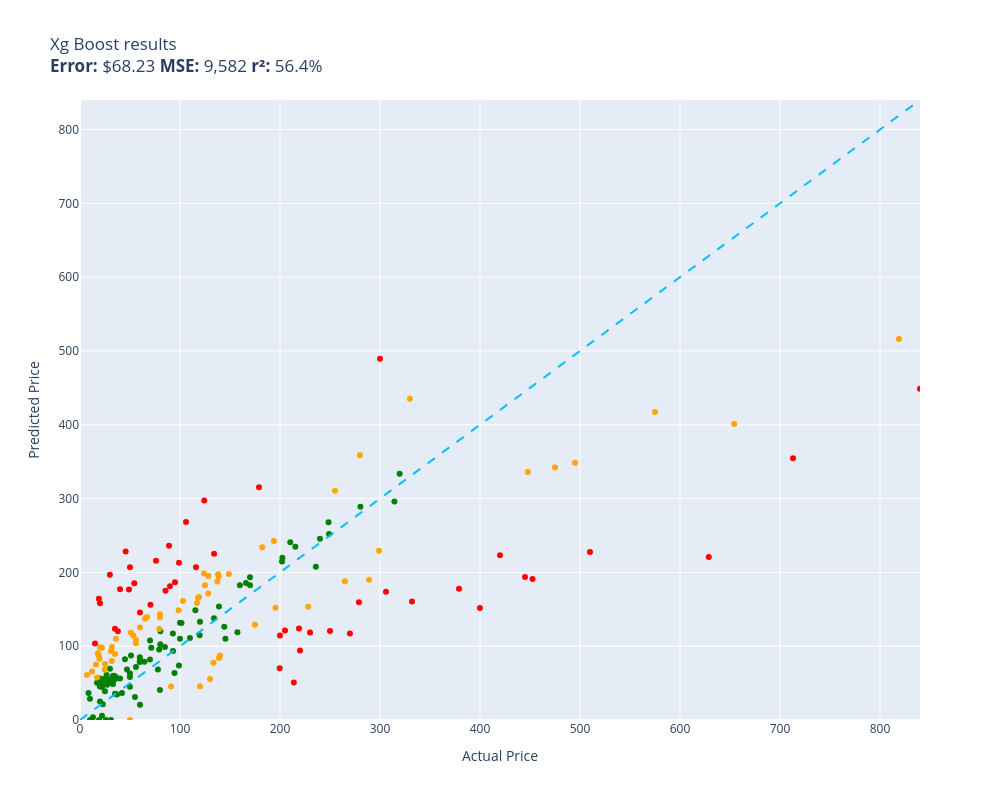

Notebook code cell kept with this figure:
### Code cell
evaluate(xg_boost, test)

### Figure 1 — Plotly figure (JSON) as saved in the notebook; plotly's stock layout.template omitted (floating-point values rounded to 4 significant figures)
{"data": [{"customdata": [["Old Blood Noise Excess V2 Distortion Cho...\nGuess=$123.96 Actual=$219.00"], ["telpo Headlight Assembly Fit For 15 Camr...\nGuess=$207.04 Actual=$115.99"], ["Stand for Raven Pro Document Scanner - P...\nGuess=$196.77 Actual=$29.85"], ["RBC12-UPC Replacement Battery Cartridge ...\nGuess=$118.49 Actual=$229.99"], ["Bam France 2002XL Contoured Hightech Bla...\nGuess=$354.50 Actual=$713.00"], ["Metabo HPT 36V MultiVolt™ Cordless Rotar...\nGuess=$177.80 Actual=$379.00"], ["46mm Digital Pro High-Resolution Close-U...\nGuess=$158.13 Actual=$19.99"], ["Innovative Percussion CB-6 Chamois Bass ...\nGuess=$185.24 Actual=$54.32"], ["Bam Trekking 3027SB Single Black Clarine...\nGuess=$160.59 Actual=$332.00"], ["DEWALT 20V MAX* XR Impact Driver with Bl...\nGuess=$190.97 Actual=$452.53"], ["Deco Mount Pro Tripod Microphone Stand w...\nGuess=$145.58 Actual=$59.95"], ["Travelpro Platinum Elite Slim Business L...\nGuess=$50.80 Actual=$213.83"], ["Southwire 120V/15A Right Angle User Atta...\nGuess=$120.25 Actual=$37.87"], ["JRready ST6313 DT Deutsch Connector Kit,...\nGuess=$70.03 Actual=$199.68"], ["Dakota Alert MURS Alert Probe Sensor - M...\nGuess=$94.13 Actual=$219.99"], ["Diversitech WG840585 Motor, (Ddb) 1/3Hp,...\nGuess=$225.27 Actual=$134.12"], ["MC: Pindicator (Dual Intensity Amber)\nGuess=$177.07 Actual=$40.00"], ["Poison Spyder 10-08-020 Rocker Knocker\nGuess=$220.79 Actual=$628.76"], ["DIMARZIO 204284 DP 163FBK Blues Bucker G...\nGuess=$181.31 Actual=$89.99"], ["Lighted Triangle Mirror Cabinet Bathroom...\nGuess=$193.87 Actual=$445.00"], ["BESTILL Wall Mounted Shower Faucet Set, ...\nGuess=$215.68 Actual=$76.00"], ["Engine Thermostat, Replace 19301-PAA-306...\nGuess=$164.25 Actual=$18.89"], ["Dell Optiplex 390 Desktop Computer i3 3....\nGuess=$297.28 Actual=$124.27"], ["Kingston Brass KS269SN Kingston Clawfoot...\nGuess=$173.80 Actual=$305.99"], ["KOHLER K-1185540-CP Assembly-Slider\nGuess=$228.30 Actual=$45.67"], ["Trim Kit for 2-handle Shower & Tub Valve...\nGuess=$186.46 Actual=$94.99"], ["Aeromotive 13304 Regulator, X1 Adjustabl...\nGuess=$117.06 Actual=$269.95"], ["Canon Sure Shot 90u 35mm Date Camera\nGuess=$151.60 Actual=$399.89"], ["CradlePoint Compact Broadband Router (CB...\nGuess=$236.16 Actual=$89.00"], ["Pyle Wireless Rear View Backup Camera - ...\nGuess=$156.16 Actual=$70.45"], ["Universal Power Group 12V 100Ah Sealed L...\nGuess=$114.40 Actual=$199.99"], ["Auertech Portable Washing Machine, 14lbs...\nGuess=$213.15 Actual=$98.99"], ["18 Inch White Undermount Kitchen Sink - ...\nGuess=$315.38 Actual=$179.00"], ["ECCPP Power Steering Pump for 2009-2010 ...\nGuess=$175.25 Actual=$85.48"], ["Raspberry Pi 3 Model B+ Aluminum Case Me...\nGuess=$103.70 Actual=$14.99"], ["SP Air Corporation SP-8102BU 1/4-Inch He...\nGuess=$121.17 Actual=$204.99"], ["Music Hall pa15.3 MM/MC Phono Preamplifi...\nGuess=$120.50 Actual=$250.00"], ["Competition Clutch Disc and Pressure Pla...\nGuess=$227.69 Actual=$510.00"], ["KUNFINE Android Radio CarPlay & Android ...\nGuess=$268.32 Actual=$106.00"], ["VIPMOTOZ Sequential Turn Signal Premium ...\nGuess=$159.67 Actual=$278.94"], ["A-Premium Front Suspension Steering Knuc...\nGuess=$176.82 Actual=$48.99"], ["Dell XPS 13 9343-2727SLV 13.3\" Full HD S...\nGuess=$448.84 Actual=$839.99"], ["Pacific Drums PDCM1618TTRB 16 x 18 Inche...\nGuess=$223.05 Actual=$419.99"], ["HP Laserjet 2100 Laser Printer W/Test Pr...\nGuess=$489.39 Actual=$299.98"], ["Viola Bow 4/4 Full Size Carbon Fiber (Bl...\nGuess=$206.80 Actual=$49.99"], ["Jada Toys Ryan's World Combo Panda Airli...\nGuess=$123.48 Actual=$34.94"]], "hovertemplate": "%{customdata[0]}<extra></extra>", "legendgroup": "red", "marker": {"color": "red", "size": 6, "symbol": "circle"}, "mode": "markers", "name": "red", "orientation": "v", "showlegend": true, "type": "scatter", "x": [219.0, 116.0, 29.85, 230.0, 713.0, 379.0, 19.99, 54.32, 332.0, 452.5, 59.95, 213.8, 37.87, 199.7, 220.0, 134.1, 40.0, 628.8, 89.99, 445.0, 76.0, 18.89, 124.3, 306.0, 45.67, 94.99, 269.9, 399.9, 89.0, 70.45, 200.0, 98.99, 179.0, 85.48, 14.99, 205.0, 250.0, 510.0, 106.0, 278.9, 48.99, 840.0, 420.0, 300.0, 49.99, 34.94], "xaxis": "x", "y": [124.0, 207.0, 196.8, 118.5, 354.5, 177.8, 158.1, 185.2, 160.6, 191.0, 145.6, 50.8, 120.3, 70.03, 94.13, 225.3, 177.1, 220.8, 181.3, 193.9, 215.7, 164.3, 297.3, 173.8, 228.3, 186.5, 117.1, 151.6, 236.2, 156.2, 114.4, 213.2, 315.4, 175.2, 103.7, 121.2, 120.5, 227.7, 268.3, 159.7, 176.8, 448.8, 223.1, 489.4, 206.8, 123.5], "yaxis": "y"}, {"customdata": [["NewPower99 Battery Kit for Samsung Galax...\nGuess=$31.19 Actual=$54.95"], ["EXMAX NG-10X Fresnel Lens Focusing Adapt...\nGuess=$82.13 Actual=$69.98"], ["SuppliesOutlet Compatible Toner Cartridg...\nGuess=$126.45 Actual=$144.29"], ["ACDelco GM Original Equipment FW339 Fron...\nGuess=$234.84 Actual=$215.33"], ["8544771 Dryer Heating Element, 279816 Th...\nGuess=$57.26 Actual=$35.74"], ["Panasonic KX-TG6511B DECT 6.0 PLUS Expan...\nGuess=$95.41 Actual=$79.20"], ["LOVE MEI Galaxy S10 Lite Case, Military ...\nGuess=$48.88 Actual=$32.98"], ["LD Products Compatible Toner Cartridge R...\nGuess=$62.89 Actual=$49.98"], ["APS iBoard 6-inch Aluminum (Black Powder...\nGuess=$240.82 Actual=$210.23"], ["Intermatic PX300 12V 300W Transformer wi...\nGuess=$137.69 Actual=$134.00"], ["HK SYSTEMS 13\" Heavy Duty Black \"Push\" O...\nGuess=$98.86 Actual=$84.95"], ["June Garden 12\" Sweet Dolly Charlotte - ...\nGuess=$55.15 Actual=$19.99"], ["Clementoni 39132.5 Jigsaw Puzzle 1,000 P...\nGuess=$40.73 Actual=$79.95"], ["GanFindX Portable Car Hand Controls for ...\nGuess=$182.43 Actual=$159.90"], ["KOMPUTERBAY 4GB 2X 2GB DDR2 1066MHz PC2-...\nGuess=$102.53 Actual=$80.34"], ["Scranton & Co 3 Drawer Mobile File Cabin...\nGuess=$148.75 Actual=$115.35"], ["Evergreen HSHB2005 Cylinder Head Gasket ...\nGuess=$78.44 Actual=$59.69"], ["DALDED LED Light Kit for Lego Sonic Gree...\nGuess=$56.11 Actual=$24.99"], ["Wenger City Upgrade Laptop Backpack with...\nGuess=$110.01 Actual=$145.42"], ["AUTOFREE LED Tail Lights Assembly Compat...\nGuess=$214.87 Actual=$201.99"], ["Adams Check Payment and Deposit Register...\nGuess=$58.73 Actual=$35.49"], ["Fjallraven, Kanken Laptop 15\" Backpack f...\nGuess=$114.82 Actual=$119.65"], ["Evan-Fischer Front Bumper Cover Compatib...\nGuess=$219.68 Actual=$202.38"], ["Laisomeke Waterproof Junction Box, Unive...\nGuess=$0.00 Actual=$11.99"], ["Sumerain S1339CM Double Handle Widesprea...\nGuess=$207.48 Actual=$235.86"], ["Webcem Solar Shed Light Outdoor Indoor, ...\nGuess=$68.33 Actual=$77.96"], ["Western Digital Enterprise RE4-GP 2TB SA...\nGuess=$110.94 Actual=$109.95"], ["VLAND LED Smoked Taillights Compatible F...\nGuess=$245.51 Actual=$239.99"], ["Tablet PC Cover Compatible with Lenovo T...\nGuess=$49.76 Actual=$31.61"], ["Ultra Duster Canned Air Net 10 Oz 6-Pack\nGuess=$58.38 Actual=$49.90"], ["IQShield Screen Protector Compatible wit...\nGuess=$28.74 Actual=$9.95"], ["Liberty Imports 12 Pack: US Military Toy...\nGuess=$50.60 Actual=$16.98"], ["Ceramic Talavera Mexican Tile 4x4\", 9 Pi...\nGuess=$69.38 Actual=$29.95"], ["Marvel Legends Series X-Men 6-Inch Archa...\nGuess=$73.71 Actual=$98.95"], ["Intrepid International Dressage Letters-...\nGuess=$47.73 Actual=$26.99"], ["EMART Photography C Stand with Boom Arm,...\nGuess=$133.17 Actual=$119.99"], ["KUNN Small Electrician Tool Pouch Utilit...\nGuess=$44.69 Actual=$21.99"], ["iPhone 12/12 Pro Nicaragua Guardabarranc...\nGuess=$56.23 Actual=$19.97"], ["Replacement Remote Control for PANASONIC...\nGuess=$55.10 Actual=$34.95"], ["KS K-STORM Replacement Silicone Mushroom...\nGuess=$36.56 Actual=$8.50"], ["LSSAGOON Backpack for Women Teen Kids Gi...\nGuess=$59.91 Actual=$33.99"], ["Grey Pneumatic 1311SD Impact Socket Set\nGuess=$118.73 Actual=$157.43"], ["4LT LUMINETTE Vanity Opal GLS BSN\nGuess=$131.76 Actual=$99.99"], ["GE RPWF SmartWater Comparable Refrigerat...\nGuess=$34.45 Actual=$36.99"], ["MGP Caliper Covers 39011SACURD Red Powde...\nGuess=$252.10 Actual=$249.00"], ["NewFantasia Replacement Audio Cable with...\nGuess=$0.00 Actual=$31.00"], ["MONOCARBON Forged Carbon Fiber Case for ...\nGuess=$20.65 Actual=$59.99"], ["AC Compressor & A/C Kit For BMW 335i 335...\nGuess=$296.17 Actual=$314.41"], ["Ibanez M510OVS Acoustic Mandolin in Vint...\nGuess=$193.48 Actual=$169.99"], ["Chalkboard Name Badges with Magnetic Bac...\nGuess=$45.32 Actual=$19.95"], ["Cardone 84-58642 New HEI Electronic Dist...\nGuess=$185.63 Actual=$165.99"], ["Hp Pavilion P7-1257c Motherboard Aahd3-h...\nGuess=$85.14 Actual=$59.86"], ["Kastar Battery Pack Replacement for Sony...\nGuess=$24.99 Actual=$19.99"], ["New Replacement seat cover fits Yamaha M...\nGuess=$153.73 Actual=$138.95"], ["Amana Tool - SC587 Carbide Tipped 3-Wing...\nGuess=$97.92 Actual=$71.23"], ["AZX Stylus Pencil for Apple iPad Pro 202...\nGuess=$54.14 Actual=$29.99"], ["Skullcandy Hesh Evo Bluetooth Headphones...\nGuess=$107.68 Actual=$69.99"], ["LCD Screen for Dell Inspiron 17R 17.3\" H...\nGuess=$79.08 Actual=$64.37"], ["Diversitech UC2436-3 Ultralite Condenser...\nGuess=$120.21 Actual=$80.39"], ["200 ' feet True 14 Gauge AWG CCA Speaker...\nGuess=$82.40 Actual=$44.95"], ["200 Couples Conversation Cards - Enjoy B...\nGuess=$59.52 Actual=$32.97"], ["The Puppet Company - Carpet-Unicorn, Whi...\nGuess=$0.00 Actual=$19.00"], ["KYX Racing Hardened Steel Center Drive S...\nGuess=$68.58 Actual=$46.99"], ["Baumgartens Sicurix Blank PVC ID Cards (...\nGuess=$49.10 Actual=$19.11"], ["OEM Samsung Remote Control Shipped with ...\nGuess=$71.87 Actual=$56.00"], ["Venom Power Terra Hunter R/T+ R/T All-Te...\nGuess=$333.51 Actual=$319.65"], ["Custom Engagement Logo Desk Embosser Sea...\nGuess=$44.94 Actual=$49.95"], ["520 Pieces Christmas Envelope Seal Stick...\nGuess=$0.00 Actual=$25.99"], ["LD Compatible Ink Cartridge Replacement ...\nGuess=$36.61 Actual=$41.99"], ["BestPricedDecals Wine A BIT, You'll Feel...\nGuess=$3.73 Actual=$12.98"], ["VATOS 4 Packs Bubble Machine Gun for Kid...\nGuess=$21.25 Actual=$22.88"], ["VONADO Space Wars Colonial Viper MK1 Bui...\nGuess=$56.23 Actual=$39.99"], ["Replacement Remote Control fit for Sony ...\nGuess=$0.06 Actual=$9.99"], ["Disney Princess Sparkling Princess Sleep...\nGuess=$54.27 Actual=$24.95"], ["sabermaster TCG Playmat yugioh playmat T...\nGuess=$5.73 Actual=$21.99"], ["Star Wars Die-Cast Metal TITANIUM Series...\nGuess=$50.18 Actual=$22.70"], ["DuraGo BR5330 Front Vented Disc Brake Ro...\nGuess=$131.40 Actual=$101.51"], ["Glovion Music Stand Light, Clip On Piano...\nGuess=$55.18 Actual=$27.99"], ["Samsung DA97-07603B Freezer Ice Maker As...\nGuess=$93.46 Actual=$93.02"], ["Intex River Run Connect Lounge (Four)\nGuess=$63.61 Actual=$94.49"], ["Blanco 230966 Valea Stainless Steel Sink...\nGuess=$117.35 Actual=$92.88"], ["Think Gizmos Build Your Own Robot Toys f...\nGuess=$39.11 Actual=$24.95"], ["PowerSport Front Rear Brakes and Rotors ...\nGuess=$267.94 Actual=$248.51"], ["Fender Hendrix Voodoo Child Coiled Instr...\nGuess=$81.41 Actual=$59.99"], ["W11130208 W10695459 Refrigerator LED Mod...\nGuess=$60.89 Actual=$26.59"], ["STICKGOO Peel and Stick Backsplash for K...\nGuess=$35.49 Actual=$34.99"], ["Fitness Center Gym Room Weight Train Dua...\nGuess=$109.93 Actual=$99.99"], ["Xiaomi Redmi 10 2022 NFC 4G LTE (128GB +...\nGuess=$182.43 Actual=$169.99"], ["For Volvo C70 S70 V70 V40 S40 AC Compres...\nGuess=$288.93 Actual=$280.41"], ["Refresh NSF-53 Premium Replacement Refri...\nGuess=$87.37 Actual=$50.99"], ["NICKSTON Red Sparkling Glitter Slim Band...\nGuess=$48.75 Actual=$25.99"]], "hovertemplate": "%{customdata[0]}<extra></extra>", "legendgroup": "green", "marker": {"color": "green", "size": 6, "symbol": "circle"}, "mode": "markers", "name": "green", "orientation": "v", "showlegend": true, "type": "scatter", "x": [54.95, 69.98, 144.3, 215.3, 35.74, 79.2, 32.98, 49.98, 210.2, 134.0, 84.95, 19.99, 79.95, 159.9, 80.34, 115.3, 59.69, 24.99, 145.4, 202.0, 35.49, 119.7, 202.4, 11.99, 235.9, 77.96, 110.0, 240.0, 31.61, 49.9, 9.95, 16.98, 29.95, 98.95, 26.99, 120.0, 21.99, 19.97, 34.95, 8.5, 33.99, 157.4, 99.99, 36.99, 249.0, 31.0, 59.99, 314.4, 170.0, 19.95, 166.0, 59.86, 19.99, 138.9, 71.23, 29.99, 69.99, 64.37, 80.39, 44.95, 32.97, 19.0, 46.99, 19.11, 56.0, 319.6, 49.95, 25.99, 41.99, 12.98, 22.88, 39.99, 9.99, 24.95, 21.99, 22.7, 101.5, 27.99, 93.02, 94.49, 92.88, 24.95, 248.5, 59.99, 26.59, 34.99, 99.99, 170.0, 280.4, 50.99, 25.99], "xaxis": "x", "y": [31.19, 82.13, 126.4, 234.8, 57.26, 95.41, 48.88, 62.89, 240.8, 137.7, 98.86, 55.15, 40.73, 182.4, 102.5, 148.7, 78.44, 56.11, 110.0, 214.9, 58.73, 114.8, 219.7, 0.0, 207.5, 68.33, 110.9, 245.5, 49.76, 58.38, 28.74, 50.6, 69.38, 73.71, 47.73, 133.2, 44.69, 56.23, 55.1, 36.56, 59.91, 118.7, 131.8, 34.45, 252.1, 0.0, 20.65, 296.2, 193.5, 45.32, 185.6, 85.14, 24.99, 153.7, 97.92, 54.14, 107.7, 79.08, 120.2, 82.4, 59.52, 0.0, 68.58, 49.1, 71.87, 333.5, 44.94, 0.0, 36.61, 3.73, 21.25, 56.23, 0.05711, 54.27, 5.733, 50.18, 131.4, 55.18, 93.46, 63.61, 117.4, 39.11, 267.9, 81.41, 60.89, 35.49, 109.9, 182.4, 288.9, 87.37, 48.75], "yaxis": "y"}, {"customdata": [["Pump Head TBVECHI 175PSI 4KW 5.5HP 21CFM...\nGuess=$435.21 Actual=$329.90"], ["GJY Portable TV,10.6 inch Mini TV for AT...\nGuess=$123.21 Actual=$79.36"], ["PEMP E65 E66 CDC Simulate Optical Fiber ...\nGuess=$166.53 Actual=$119.00"], ["CORSAIR Dominator Platinum RGB 32GB (2x1...\nGuess=$198.43 Actual=$124.00"], ["SKB iSeries 3i-13096-6KP Case for BlackM...\nGuess=$129.05 Actual=$174.99"], ["Mini PC, Kinupute Desktop Computer E3-12...\nGuess=$348.57 Actual=$495.00"], ["Aolemi Oil Rubbed Bronze Single Function...\nGuess=$148.80 Actual=$98.65"], ["10GBase-LR SFP+ Transceiver, Handar 10GB...\nGuess=$98.45 Actual=$19.99"], ["Canon EOS Rebel T7 Digital SLR Camera wi...\nGuess=$516.19 Actual=$819.00"], ["Task T24287 Roman Ogee Router Bit with 1...\nGuess=$104.03 Actual=$55.88"], ["15\" Locking Shower Head Extension Arm in...\nGuess=$143.19 Actual=$79.95"], ["Mylites+ Standard Comic Book Mylar Sleev...\nGuess=$89.29 Actual=$34.99"], ["Tidal Front + Rear Fender Flares 4PC Poc...\nGuess=$310.51 Actual=$254.99"], ["152MM Hole Saws M42 Bi-Metal High Speed ...\nGuess=$90.60 Actual=$17.99"], ["Baseball Backpacks Large 18 Inch Bookbag...\nGuess=$80.09 Actual=$31.77"], ["3D Tree Hole Branches 075 Stair Risers D...\nGuess=$55.51 Actual=$129.99"], ["KOHLER 18865-CP Filtered Water Faucet, P...\nGuess=$342.24 Actual=$475.00"], ["Projector, CRAZVIEW Projector with WiFi ...\nGuess=$114.62 Actual=$53.40"], ["Retevis RT68 Soft Earhook Walkie Talkie ...\nGuess=$60.90 Actual=$6.99"], ["Festool 492370 Platin 2 S1000 Grit 6-Inc...\nGuess=$45.45 Actual=$91.00"], ["PM Auto Front Right Quick Complete Strut...\nGuess=$182.53 Actual=$124.94"], ["Miyaya@ Funny Animal Masks Collection fo...\nGuess=$57.62 Actual=$16.99"], ["Trail Gear Twin Stick Kit for Top Shift ...\nGuess=$358.86 Actual=$279.92"], ["Beck/Arnley 0421945 Air Filter\nGuess=$110.20 Actual=$35.87"], ["Neporal Full Spectrum Light Bulb, 6000K ...\nGuess=$87.62 Actual=$18.59"], ["Pidoko Kids Train Table, Grey with 90 Pc...\nGuess=$45.71 Actual=$119.97"], ["Satco S9596, 4 Count (Pack of 1), 4.18\nGuess=$65.62 Actual=$12.00"], ["LEGO Marvel Avengers War Machine Buster ...\nGuess=$125.28 Actual=$59.95"], ["ANZO USA 111207 GMC SIERRA 99-06 / YUKON...\nGuess=$233.99 Actual=$182.28"], ["Pioneer 2AM401-BN Two Handle Kitchen Fau...\nGuess=$153.42 Actual=$228.22"], ["Walker Exhaust Ultra EPA 16478 Direct Fi...\nGuess=$417.21 Actual=$574.99"], ["4pc Wheel Spacers Adapters 4\" (2inch Per...\nGuess=$158.50 Actual=$116.95"], ["Urth 62mm UV, Circular Polarizing (CPL),...\nGuess=$84.12 Actual=$139.00"], ["LSI Broadcom SAS 9300-8i 8-port 12Gb/s S...\nGuess=$165.60 Actual=$118.00"], ["Royal Designs, Inc. Decorative Abundant ...\nGuess=$76.01 Actual=$24.95"], ["Mikrotik RB3011UIAS-RM RouterBOARD 10xGi...\nGuess=$229.46 Actual=$299.00"], ["Wilkinson LOW GAUSS Vintage Tone Strat S...\nGuess=$93.14 Actual=$30.93"], ["DuraGo 29515020 Front Hub Assembly\nGuess=$195.05 Actual=$128.34"], ["MXR Carbon Copy Deluxe Analog Delay Guit...\nGuess=$152.04 Actual=$195.50"], ["Berta (6 Pieces) 1-1/4 inch Overlay, 90 ...\nGuess=$67.96 Actual=$24.66"], ["Linkloos Solar Street Lights Outdoor Wat...\nGuess=$108.78 Actual=$55.99"], ["GENUINE VOLVO THERMOSTAT (3.0, 3.2) S60 ...\nGuess=$161.20 Actual=$102.85"], ["USB Charger, CIVIE High Speed 60W Multip...\nGuess=$75.33 Actual=$15.99"], ["Evan Fischer Radiator Cooling Fan Assemb...\nGuess=$187.57 Actual=$137.34"], ["UPR Mach 1 Chin Spoiler Fits 94-98 Musta...\nGuess=$137.03 Actual=$64.99"], ["ROHL WSGUM3018WH Wire Sink Grids, White\nGuess=$171.22 Actual=$128.28"], ["ASUS VY279HE-W 27” 1080P Monitor - White...\nGuess=$197.38 Actual=$138.10"], ["Lorell Bell Chair Glide, 2.5\", Black\nGuess=$83.06 Actual=$19.50"], ["4 Inches Rolled Muffler Tip Catback Exha...\nGuess=$242.64 Actual=$193.88"], ["CTLAMP XL-2100 Professional Quality XL-2...\nGuess=$98.85 Actual=$32.00"], ["APS iBoard (304 Stainless Steel Polished...\nGuess=$187.86 Actual=$264.95"], ["StonKraft Brass Chess Board Game Set wit...\nGuess=$87.30 Actual=$140.00"], ["Audio Techinca ATW-T1002 System 10 Handh...\nGuess=$189.97 Actual=$289.00"], ["Steering Wheel, Carbon Fiber Automotive ...\nGuess=$335.97 Actual=$447.74"], ["BXYJY for Samsung Galaxy Z Fold 3 Case w...\nGuess=$0.00 Actual=$49.99"], ["Vinyl Soft Top Roll-up Adjustable Truck ...\nGuess=$197.83 Actual=$148.88"], ["Empava 24\" Single Wall Ovens 10 Cooking ...\nGuess=$401.09 Actual=$654.14"], ["VTech Strum and Jam Kidi Musical Guitar ...\nGuess=$97.74 Actual=$21.99"], ["Targus CityGear Durable Backpack, Black,...\nGuess=$77.43 Actual=$133.43"], ["KZ ZS10 Pro in Ear Monitor Headphone KZ ...\nGuess=$139.68 Actual=$66.99"], ["Pyle 2x120 Watt Home Audio Speaker Power...\nGuess=$118.47 Actual=$50.92"], ["Garmin 010-12402-10 GT15M-TM Transom-Mou...\nGuess=$194.39 Actual=$138.74"], ["MonMount Triple Monitor Stand Freestandi...\nGuess=$139.05 Actual=$79.99"]], "hovertemplate": "%{customdata[0]}<extra></extra>", "legendgroup": "orange", "marker": {"color": "orange", "size": 6, "symbol": "circle"}, "mode": "markers", "name": "orange", "orientation": "v", "showlegend": true, "type": "scatter", "x": [329.9, 79.36, 119.0, 124.0, 175.0, 495.0, 98.65, 19.99, 819.0, 55.88, 79.95, 34.99, 255.0, 17.99, 31.77, 130.0, 475.0, 53.4, 6.99, 91.0, 124.9, 16.99, 279.9, 35.87, 18.59, 120.0, 12.0, 59.95, 182.3, 228.2, 575.0, 117.0, 139.0, 118.0, 24.95, 299.0, 30.93, 128.3, 195.5, 24.66, 55.99, 102.8, 15.99, 137.3, 64.99, 128.3, 138.1, 19.5, 193.9, 32.0, 264.9, 140.0, 289.0, 447.7, 49.99, 148.9, 654.1, 21.99, 133.4, 66.99, 50.92, 138.7, 79.99], "xaxis": "x", "y": [435.2, 123.2, 166.5, 198.4, 129.0, 348.6, 148.8, 98.45, 516.2, 104.0, 143.2, 89.29, 310.5, 90.6, 80.09, 55.51, 342.2, 114.6, 60.9, 45.45, 182.5, 57.62, 358.9, 110.2, 87.62, 45.71, 65.62, 125.3, 234.0, 153.4, 417.2, 158.5, 84.12, 165.6, 76.01, 229.5, 93.14, 195.0, 152.0, 67.96, 108.8, 161.2, 75.33, 187.6, 137.0, 171.2, 197.4, 83.06, 242.6, 98.85, 187.9, 87.3, 190.0, 336.0, 0.0, 197.8, 401.1, 97.74, 77.43, 139.7, 118.5, 194.4, 139.0], "yaxis": "y"}, {"hoverinfo": "skip", "line": {"color": "deepskyblue", "dash": "dash", "width": 2}, "mode": "lines", "name": "y = x", "showlegend": false, "type": "scatter", "x": [0, 840.0], "y": [0, 840.0]}], "layout": {"height": 800, "legend": {"title": {"text": "color"}, "tracegroupgap": 0}, "showlegend": false, "title": {"text": "Xg Boost results<br><b>Error:</b> $68.23 <b>MSE:</b> 9,582 <b>r²:</b> 56.4%"}, "width": 1000, "xaxis": {"anchor": "y", "domain": [0, 1], "range": [0, 840.0], "title": {"text": "Actual Price"}}, "yaxis": {"anchor": "x", "domain": [0, 1], "range": [0, 840.0], "title": {"text": "Predicted Price"}}}}
